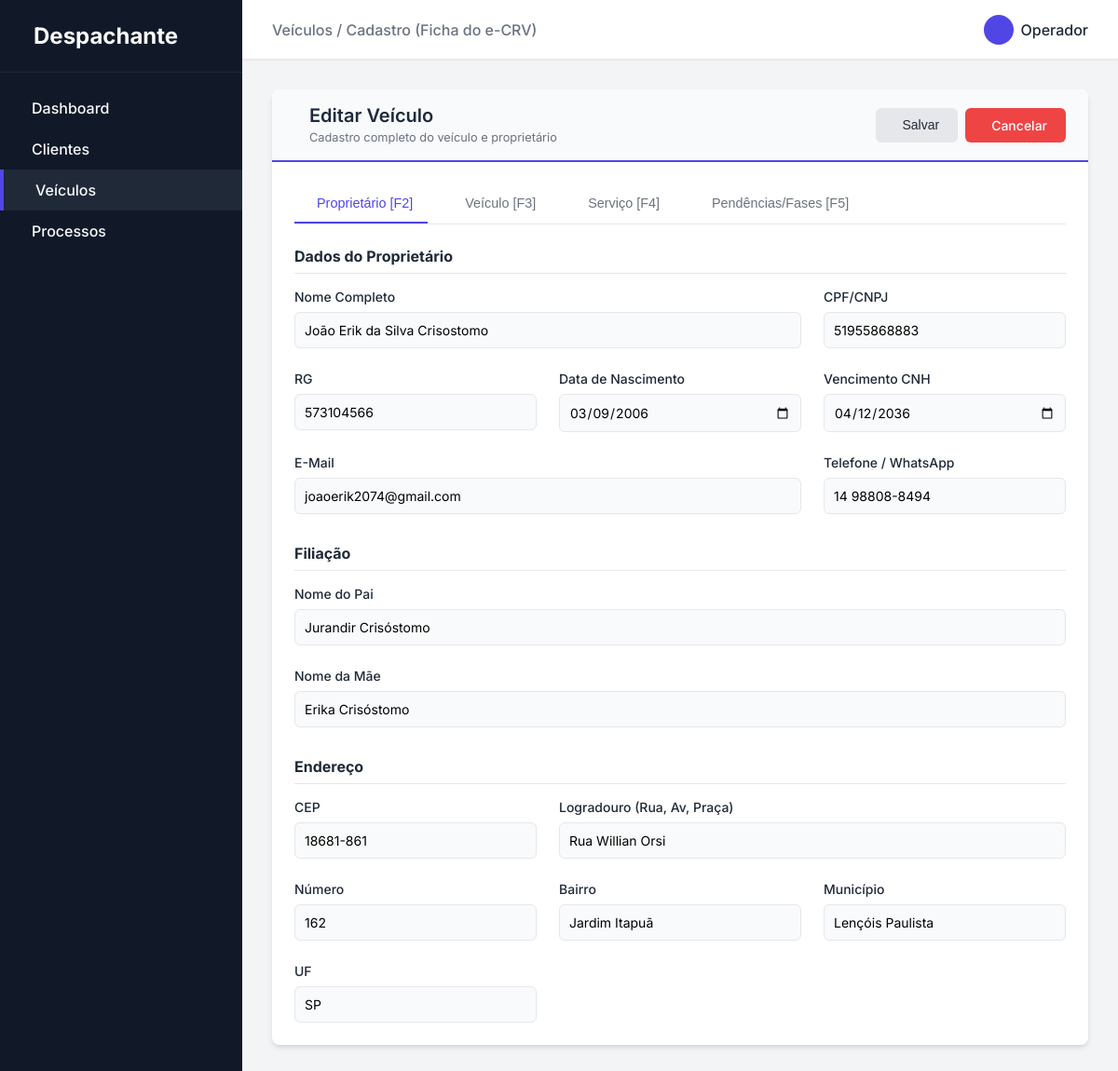
/veiculos/editar/1, run on an earlier commit of the app's database.
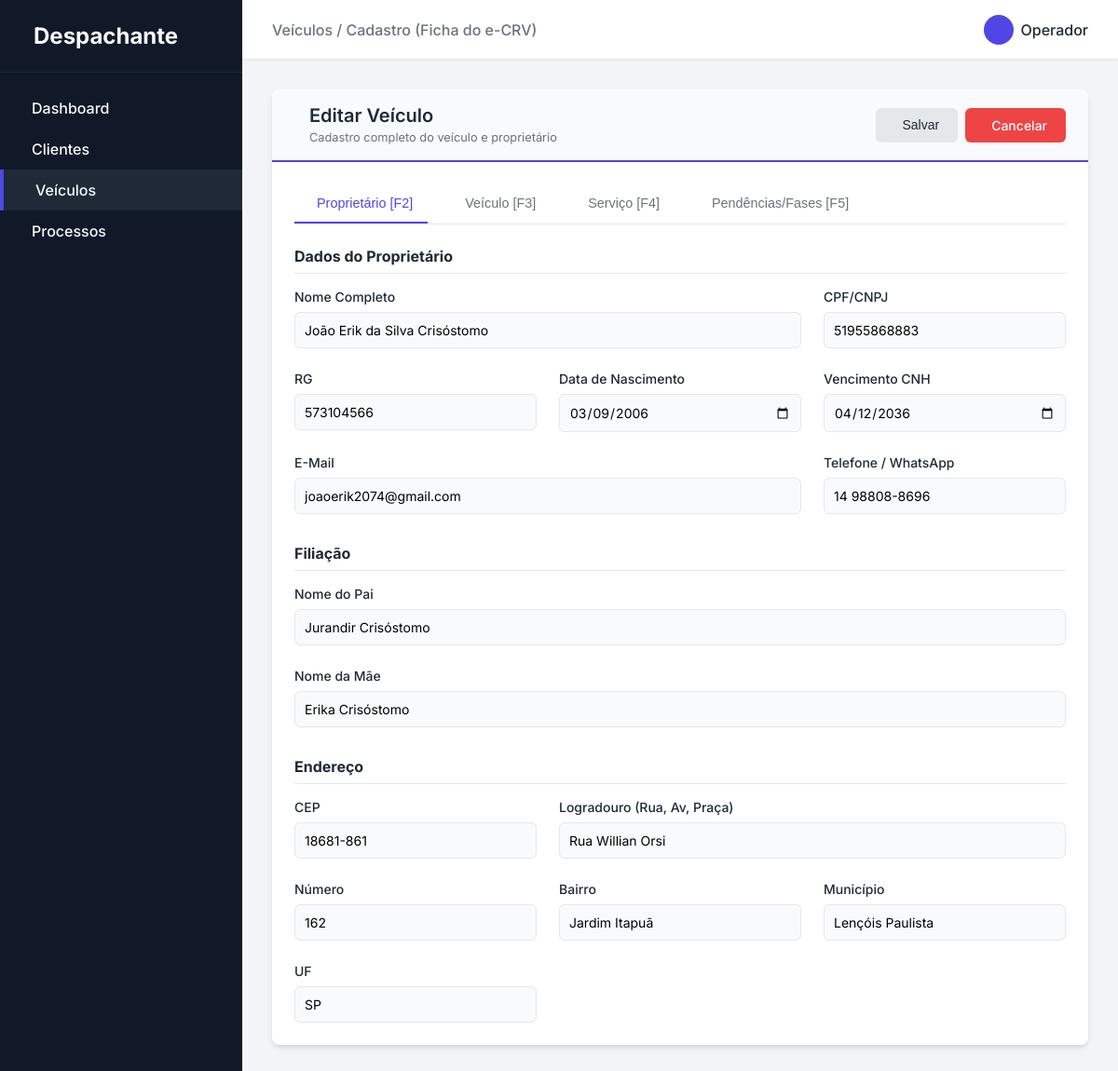
And on a later commit of the database.
### app/models.py (models this page shows)
class Cliente(db.Model):
    __tablename__ = 'cliente'
    id = db.Column(db.Integer, primary_key=True)
    nome = db.Column(db.String(50), nullable=False)
    vencimento_cnh = db.Column(db.Date, nullable=False)
    nome_pai = db.Column(db.String(50), nullable=False)
    nome_mae = db.Column(db.String(50), nullable=False)
    cpf__cnpj = db.Column(db.String(50), nullable=False)
    rg = db.Column(db.String(50), nullable=False)
    data_nascimento = db.Column(db.Date, nullable=False)
    email = db.Column(db.String(50), nullable=False)
    telefone = db.Column(db.String(50), nullable=False)
    endereco_id = db.Column(db.Integer, db.ForeignKey('endereco.id'))
    veiculos = db.relationship('Veiculo', backref='cliente', lazy=True)
    processos = db.relationship('Processo', backref='cliente', lazy=True)

### app/routes/home.py (the view, shortened to what this page needs)
@bp.route('/veiculos/editar/<int:id>', methods=['GET', 'POST'])
def veiculo_editar(id):
    veiculo = Veiculo.query.get_or_404(id)
    return render_template('veiculos/form.html', veiculo=veiculo)

### app/templates/veiculos/form.html (shortened to what the changed rows need)
{% extends 'base.html' %}
{% block content %}
<div class="card">
    <div class="card-header"
        style="background-color: #f8fafc; margin: -1.5rem -1.5rem 1.5rem -1.5rem; padding: 1rem 1.5rem; border-top-left-radius: 0.5rem; border-top-right-radius: 0.5rem; border-bottom: 2px solid var(--primary-color);">
        <div style="display: flex; align-items: center; gap: 1rem;">
            <div>
                <h2 class="card-title" style="margin-bottom: 0; color: #1e293b;">{{ 'Editar Veículo' if veiculo else 'Veículo' }}</h2>
            </div>
        </div>
    </div>
    <form id="veiculoForm" action="{{ url_for('home.veiculo_editar', id=veiculo.id) if veiculo else url_for('home.veiculo_novo') }}" method="POST">
        <div id="tab-proprietario" class="tab-content active">
            <div class="form-grid">
                <div class="form-group" style="grid-column: span 2;">
                    <label class="form-label">Nome Completo</label>
                    <input type="text" class="form-control" name="cliente_nome" placeholder="NOME DO PROPRIETÁRIO" value="{{ veiculo.cliente.nome if veiculo and veiculo.cliente else '' }}">
                </div>
                <div class="form-group">
                    <label class="form-label">CPF/CNPJ</label>
                    <input type="text" class="form-control" name="cliente_cpf_cnpj" value="{{ veiculo.cliente.cpf__cnpj if veiculo and veiculo.cliente else '' }}">
                </div>
                <div class="form-group">
                    <label class="form-label">RG</label>
                    <input type="text" class="form-control" name="cliente_rg" value="{{ veiculo.cliente.rg if veiculo and veiculo.cliente else '' }}">
                </div>
                <div class="form-group">
                    <label class="form-label">Data de Nascimento</label>
                    <input type="date" class="form-control" name="cliente_nascimento" value="{{ veiculo.cliente.data_nascimento.strftime('%Y-%m-%d') if veiculo and veiculo.cliente and veiculo.cliente.data_nascimento else '' }}">
                </div>
                <div class="form-group">
                    <label class="form-label">Vencimento CNH</label>
                    <input type="date" class="form-control" name="cliente_vencimento_cnh" value="{{ veiculo.cliente.vencimento_cnh.strftime('%Y-%m-%d') if veiculo and veiculo.cliente and veiculo.cliente.vencimento_cnh else '' }}">
                </div>
                <div class="form-group" style="grid-column: span 2;">
                    <label class="form-label">E-Mail</label>
                    <input type="email" class="form-control" name="cliente_email" value="{{ veiculo.cliente.email if veiculo and veiculo.cliente else '' }}">
                </div>
                <div class="form-group">
                    <label class="form-label">Telefone / WhatsApp</label>
                    <input type="text" class="form-control" name="cliente_telefone" value="{{ veiculo.cliente.telefone if veiculo and veiculo.cliente else '' }}">
                </div>
            </div>
            <div class="form-grid">
                <div class="form-group" style="grid-column: span 2;">
                    <label class="form-label">Nome do Pai</label>
                    <input type="text" class="form-control" name="cliente_pai" value="{{ veiculo.cliente.nome_pai if veiculo and veiculo.cliente else '' }}">
                </div>
                <div class="form-group" style="grid-column: span 2;">
                    <label class="form-label">Nome da Mãe</label>
                    <input type="text" class="form-control" name="cliente_mae" value="{{ veiculo.cliente.nome_mae if veiculo and veiculo.cliente else '' }}">
                </div>
            </div>
        </div>
    </form>
</div>
{% endblock %}

What changed in the data, as far as the page shows it:
changed Cliente "joaoerik2074@gmail.com": cliente_nome "João Erik da Silva Crisostomo" → "João Erik da Silva Crisóstomo"; cliente_telefone "14 98808-8494" → "14 98808-8696"
